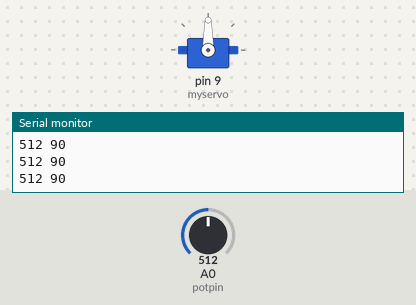
Simulated run of this sketch. Board: Arduino Uno, built with avr-gcc and run on an emulated ATmega328P. Parts: servo, the last lines printed to the serial monitor. The test bench sets the inputs (shaded band); at power-on: A0 (potpin) = 512.

Above: at 1.2 s.
1.3 s: A0 (potpin) set to 716
At 2.2 s:
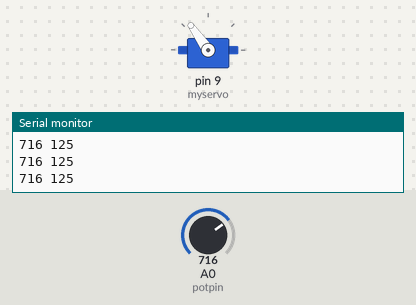
2.8 s: A0 (potpin) set to 900
At 3.4 s:
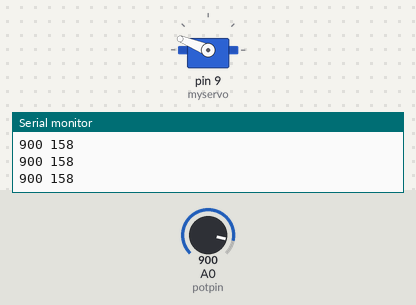
4.3 s: A0 (potpin) set to 987
At 5.5 s:
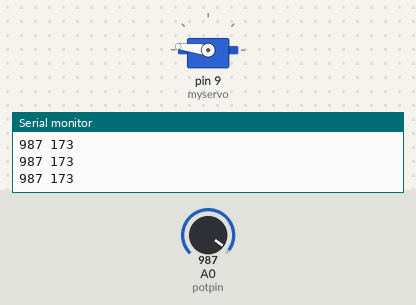
5.8 s: A0 (potpin) set to 1017
At 6.9 s:
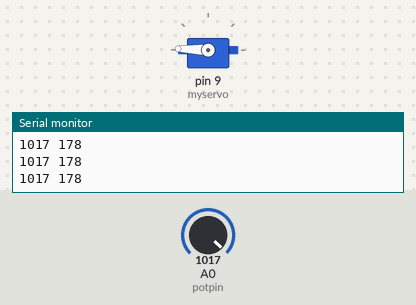
7.3 s: A0 (potpin) set to 1023
At 8.5 s:
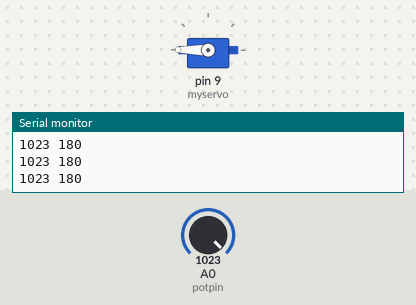
8.8 s: A0 (potpin) set to 306
At 10.0 s:
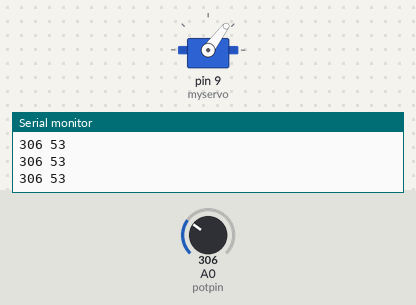
Timing chart, 0 to 11.3 s (numbered marks = the images above; inputs shaded):
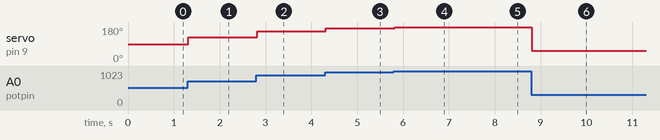

Measured:
- after the input at 1.3 s, servo on pin 9 (myservo): 90° → 125° at once
- after the input at 2.8 s, servo on pin 9 (myservo): 125° → 158° at once
- after the input at 4.3 s, servo on pin 9 (myservo): 158° → 173° at once
- after the input at 5.8 s, servo on pin 9 (myservo): 173° → 178° at once
- after the input at 7.3 s, servo on pin 9 (myservo): 178° → 180° at once
- after the input at 8.8 s, servo on pin 9 (myservo): 180° → 53° at once

The sketch:

Controling_motor_using_potentiometer.ino
```cpp
#include <Servo.h>

Servo myservo;  // create servo object to control a servo

int potpin = A0;  // analog pin used to connect the potentiometer
int val;    // variable to read the value from the analog pin

void setup() {
  Serial.begin(9600);          //  setup serial
  myservo.attach(9);  // attaches the servo on pin 9 to the servo object
}

void loop() {
  val = analogRead(potpin);            // reads the value of the potentiometer (value between 0 and 1023)
  Serial.print(val);
  Serial.print(" ");
  val = map(val, 0, 1023, 0, 180);     // scale it to use it with the servo (value between 0 and 180)
  myservo.write(val);                  // sets the servo position according to the scaled value
  Serial.print(val);
  Serial.println();
  delay(20);                           // waits for the servo to get there
}
```
